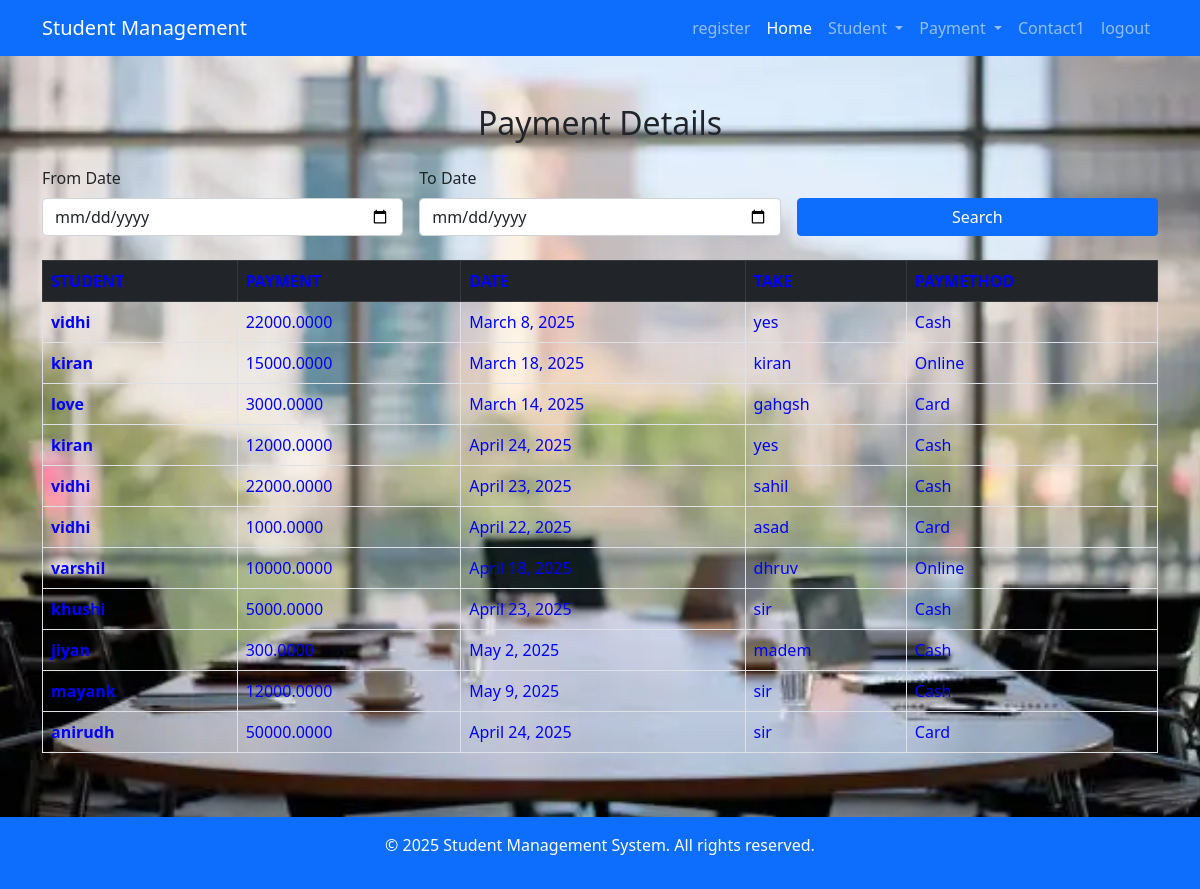
/showfeeslist (signed in), run on the app's committed database.
### web/models.py (models this page shows, shortened)
class fees(models.Model):
    Cash='Cash'
    Online='Online'
    Card='Card'
    pay_method=(
        (Cash,'Cash'),
        (Online,'Online'),
        (Card,'Card')
    )
    student= models.ForeignKey(student, on_delete=models.CASCADE, related_name='fees')
    payment= models.DecimalField(max_digits=10, decimal_places=4)
    date_paid= models.DateField()
    take= models.CharField(max_length=50)
    pay_method=models.CharField(max_length=50,choices=pay_method)

class student(models.Model):
    gender=(
        ('male','male'),
        ('female','female'),
    )
    Ahemedabad='Ahemedabad'
    Surendranagar='Surendranagar'
    Surat='Surat'
    Bhavnagar='Bhavnagar'
    Gandhinagar='Gandhinagar'
    City=(
        (Ahemedabad,'Ahemedabad'),
        (Surendranagar,'Surendranagar'),
        (Surat,'Surat'),
        (Bhavnagar,'Bhavnagar'),
        (Gandhinagar,'Gandhinagar')
    )
    fname=models.CharField(max_length=100,default="")
    lname=models.CharField(max_length=100,default="")
    rno=models.IntegerField(default=0)
    std=models.IntegerField(default=0)
    gender=models.CharField(max_length=200,choices=gender,default="male")
    city=models.CharField(max_length=50,choices=City,default="Ahemaedabad")
    amount=models.DecimalField(max_digits=10, decimal_places=2)
    image = models.ImageField(upload_to="uploads/",default="")
    courses= models.CharField(max_length=100,default=0)
    def __str__(self):
        return self.fname

### web/views.py (the view)
# urls.py: path('showfeeslist',views.showfeeslist,name="showfeeslist"),
@login_required(login_url='login_view')
def showfeeslist(request):
    from_date = request.GET.get('from_date')
    to_date = request.GET.get('to_date')
    f = fees.objects.all()
    if from_date and to_date:
        f = fees.objects.filter(date_paid__range=[from_date, to_date])
    elif from_date:  # Filter from a specific date
        f = fees.objects.filter(date_paid__gte=from_date)
    elif to_date:  # Filter up to a specific date
        f = fees.objects.filter(date_paid__lte=to_date)
    return render(request, 'showfeeslist.html', {'lalo': f, 'from_date': from_date, 'to_date': to_date})

### templates/showfeeslist.html (shortened to what this page needs)
<!DOCTYPE html>
{% extends "base.html" %}
{% block body %}
  <div class="container mt-5">
    <h2 class="text-center mb-4">Payment Details</h2>
    <form method="GET" class="row g-3 mb-4">
        <div class="col-md-4">
            <label for="from_date" class="form-label">From Date</label>
            <input type="date" name="from_date" id="from_date" class="form-control" value="{{ from_date }}">
        </div>
        <div class="col-md-4">
            <label for="to_date" class="form-label">To Date</label>
            <input type="date" name="to_date" id="to_date" class="form-control" value="{{ to_date }}">
        </div>
        <div class="col-md-4 align-self-end">
            <button type="submit" class="btn btn-primary w-100">Search</button>
        </div>
    </form>
   <div class="table-responsive">
            <table class="table table-bordered table-hover">
                <thead class="table-dark">
                  <tr>
                    <th scope="col">STUDENT</th>
                    <th scope="col">PAYMENT</th>
                    <th scope="col">DATE</th>
                    <th>TAKE</th>
                    <th>PAYMETHOD</th>
                  </tr>
                </thead>
                <tbody class="table-group-divider">
                  {% for f in lalo %}
                  <tr>
                    <th scope="row">{{f.student}}</th>
                    <td>{{f.payment}}</td>
                    <td>{{f.date_paid}}</td>
                    <td>{{f.take}}</td>
                    <td>{{f.pay_method}}</td>
                  </tr>
                  {% endfor %}
                </tbody>
            </table>
    </div>
    </div>
  {% endblock body %}

### templates/base.html (shortened to what this page needs)
<!DOCTYPE html>
<html lang="en">
<head>
    <link rel="stylesheet" href="https://cdnjs.cloudflare.com/ajax/libs/font-awesome/4.7.0/css/font-awesome.min.css">
    <link href="https://cdn.jsdelivr.net/npm/bootstrap@5.0.2/dist/css/bootstrap.min.css" rel="stylesheet">
</head>
<body>
    <nav class="navbar navbar-expand-lg navbar-dark bg-primary sticky-top">
        <div class="container">
            <a class="navbar-brand" href="/index">Student Management</a>
            <div class="collapse navbar-collapse" id="navbarNav">
                <ul class="navbar-nav ms-auto">
                    <li class="nav-item">
                        <a class="nav-link" href="/register">register</a>
                    </li>
                    <li class="nav-item">
                        <a class="nav-link active" aria-current="page" href="/index">Home</a>
                    </li>
                    <li class="nav-item dropdown">
                        <a class="nav-link dropdown-toggle" href="#" id="addStudentDropdown" role="button">
                            Student
                        </a>
                    </li>
                    <li class="nav-item dropdown">
                        <a class="nav-link dropdown-toggle" href="#" id="addStudentDropdown" role="button">
                            Payment
                        </a>
                    </li>
                     <li class="nav-item">
                        <a class="nav-link" href="#">Contact1</a>
                    </li>
                    <li class="nav-item">
                        <a class="nav-link" href="/logout_view">logout</a>
                    </li>
                </ul>
            </div>
        </div>
    </nav>
    {% block body %}{% endblock body %}
    <footer class="bg-primary text-white text-center py-3 mt-5">
        <p>&copy; 2025 Student Management System. All rights reserved.</p>
    </footer>
</body>
</html>

### templates/showfeeslist.html (style rules this page uses)
body { background-image: url(/static/image3.webp); background-repeat: no-repeat; background-size: cover; background-position: center; width: 100%; }
tr { color: blue; }

### data on the page
fees: student "vidhi", payment "22000.0000", date_paid "March 8, 2025", take "yes", pay_method "Cash"
fees: student "kiran", payment "15000.0000", date_paid "March 18, 2025", take "kiran", pay_method "Online"
fees: student "love", payment "3000.0000", date_paid "March 14, 2025", take "gahgsh", pay_method "Card"
fees: student "kiran", payment "12000.0000", date_paid "April 24, 2025", take "yes", pay_method "Cash"
fees: student "vidhi", payment "22000.0000", date_paid "April 23, 2025", take "sahil", pay_method "Cash"
fees: student "vidhi", payment "1000.0000", date_paid "April 22, 2025", take "asad", pay_method "Card"
fees: student "varshil", payment "10000.0000", date_paid "April 18, 2025", take "dhruv", pay_method "Online"
fees: student "khushi", payment "5000.0000", date_paid "April 23, 2025", take "sir", pay_method "Cash"
fees: student "jiyan", payment "300.0000", date_paid "May 2, 2025", take "madem", pay_method "Cash"
fees: student "mayank", payment "12000.0000", date_paid "May 9, 2025", take "sir", pay_method "Cash"
fees: student "anirudh", payment "50000.0000", date_paid "April 24, 2025", take "sir", pay_method "Card"
